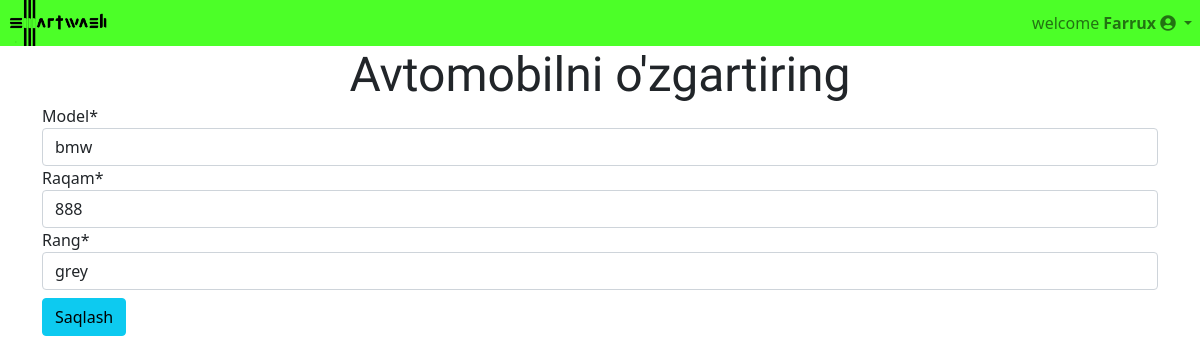
Page /client_profile/edit_car/7a44034279244bac89c5179b39561f20/ (signed in) on the committed database.
### accounts/models.py (models this page shows, shortened)
class CustomUser(AbstractUser):
    tel = models.PositiveIntegerField(null=True, unique=True)
    shahar = models.CharField(max_length=20, null=True)
    photo = models.ImageField(upload_to='clientimages/', blank=True, null=True)
    USERNAME_FIELD = "tel"

### clients/models.py (models this page shows, shortened)
class Car(models.Model):
    id = models.UUIDField(primary_key=True, default=uuid.uuid4, editable=False)
    Model = models.CharField(max_length=20)
    Raqam = models.CharField(max_length=9)
    Rang = models.CharField(max_length=15)
    Photo = models.ImageField(upload_to='images/')
    date = models.DateTimeField(auto_now_add=True)
    author = models.ForeignKey(
        get_user_model(),
        on_delete=models.CASCADE
    )

### clients/views.py (the view, shortened to what this page needs)
# urls.py: path('client_profile/edit_car/<slug:pk>/', views.CarEdit.as_view(), name='editcar'),
class CarEdit(LoginRequiredMixin, UpdateView):
    model = Car
    fields = ('Model', 'Raqam', 'Rang')
    template_name = 'client/car_edit.html'

### templates/client/car_edit.html
{% extends 'main.html' %} {% load crispy_forms_tags %} {% block content %}
<div class="row">
  <div class="col text-center">
    <div class="display-5 fontgilda">Avtomobilni o'zgartiring</div>
  </div>
</div>
<form method="POST" enctype="multipart/form-data">
  {% csrf_token %} {{form|crispy}}
  <button class="btn btn-info mt-2" type="submit">Saqlash</button>
</form>
{% endblock content %}

### templates/main.html (shortened to what this page needs)
<!DOCTYPE html>
{% load static %}
<html lang="en">
  <head>
    <link
      rel="stylesheet"
      type="text/css"
      href="{% static 'css/style.css' %}"
    />
    <link
      href="https://cdn.jsdelivr.net/npm/bootstrap@5.0.2/dist/css/bootstrap.min.css"
      rel="stylesheet"
    />
    <link
      rel="stylesheet"
      href="https://use.fontawesome.com/releases/v5.8.1/css/all.css"
    />
  </head>
  <body>
    <nav class="navbar navbar-expand-lg navbar-light p-0">
      <div class="container-fluid chul p-0">
        <a class="navbar-brand p-0 " href="{% url 'clientHomePage' %}">
          <img
            src="/static/images/smt.png"
            width="100"
            class="d-inline-block align-top my-0 mx-2"
            alt=""
          />
          </a
        >
        <div class="collapse navbar-collapse" id="navbarNavDropdown">
          {% if user.is_authenticated %}
          <ul class="navbar-nav">
            <li class="nav-item dropdown">
              <a
                class="nav-link dropdown-toggle"
                id="navbarDropdownMenuLink"
                role="button"
                data-bs-toggle="dropdown"
                aria-expanded="false"
                >welcome <b>{{ user.first_name | title}}</b>
                <i class="fas fa-user-circle"></i>
              </a>
            </li>
          </ul>
          {% endif %}
        </div>
      </div>
    </nav>
    {% if request.path == '/' %}
    <div class="layout">
      {% else %}
      <div>
      {% endif %}
      <div class="container">{% block content %} {% endblock content %}</div>
    </div>
  </body>
</html>

### static/css/style.css (style rules this page uses)
.fontgilda { font-family: "Gilda Display", serif; }
body { margin: 0; padding: 0; height: 100vh; font-family: "Barlow Semi Condensed", sans-serif; font-size: large; }
.chul { background-color: #2bff00d7; }

### rows in the picture
CustomUser: first_name "Farrux"
Car: Model "bmw", Raqam "888", Rang "grey"
